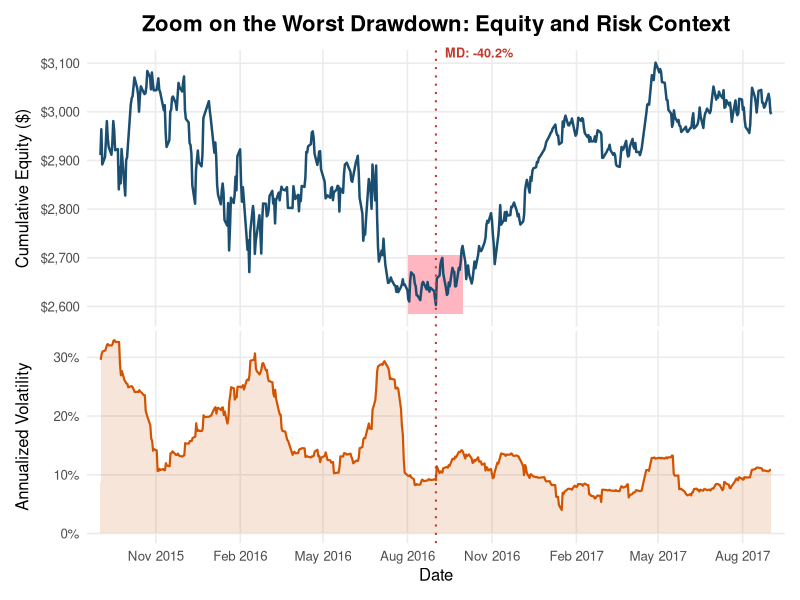

The R script that drew this image:
library(ggplot2)
library(dplyr)
library(readr)
library(scales)
library(patchwork)
library(zoo)

setwd("/Users/kamilkashif/Documents/University/Masters - DSiBA/Advanced Visualisation in R/Project")

df_ls <- read_csv("Data/df_EC_LS_MAIN.csv", show_col_types = FALSE) %>%
  mutate(
    Date = as.Date(Date),
    strategy = strategy * 1000,
    buy_n_hold = buy_n_hold * 1000
  )

df_perf <- df_ls %>%
  arrange(Date) %>%
  mutate(
    cummax_strategy = cummax(strategy),
    drawdown = strategy / cummax_strategy - 1,
    vol_21d = zoo::rollapply(strat_return, width = 21, FUN = sd, fill = NA, align = "right") * sqrt(252)
  )

max_dd_date <- df_perf$Date[which.min(df_perf$drawdown)]
max_dd_value <- min(df_perf$drawdown, na.rm = TRUE)
# Zoom window around max drawdown
zoom_start <- max_dd_date - 365
zoom_end <- max_dd_date + 365

trough_window_start <- max_dd_date - 30
trough_window_end <- max_dd_date + 30

df_zoom <- df_perf %>%
  filter(Date >= zoom_start & Date <= zoom_end)

# Calculate rectangle bounds for trough highlighting
trough_data <- df_zoom %>%
  filter(Date >= trough_window_start & Date <= trough_window_end)
trough_center <- trough_data$strategy[trough_data$Date == max_dd_date][1]
trough_range <- (max(trough_data$strategy, na.rm = TRUE) - min(trough_data$strategy, na.rm = TRUE)) * 0.5
trough_y_min <- trough_center - trough_range * 0.3
trough_y_max <- trough_center + trough_range * 1.7

p_equity_trades <- ggplot(df_zoom, aes(Date, strategy)) +
  geom_rect(
    aes(xmin = trough_window_start, xmax = trough_window_end, ymin = trough_y_min, ymax = trough_y_max),
    fill = "#FFB6C1",
    alpha = 0.3,
    inherit.aes = FALSE
  ) +
  geom_line(color = "#1B4F72", linewidth = 0.85) +
  geom_vline(xintercept = max_dd_date, linetype = "dotted", color = "#C0392B", linewidth = 0.7) +
  annotate(
    "text",
    x = max_dd_date + 10,
    y = max(df_zoom$strategy, na.rm = TRUE),
    label = paste0("MD: ", percent(max_dd_value, accuracy = 0.1)),
    hjust = 0,
    vjust = -0.5,
    size = 3.2,
    color = "#C0392B",
    fontface = "bold"
  ) +
  scale_y_continuous(
    labels = dollar_format(accuracy = 1),
    expand = expansion(mult = c(0.05, 0.05))
  ) +
  scale_x_date(
    date_breaks = "3 months",
    date_labels = "%b %Y",
    expand = expansion(mult = c(0.02, 0.02))
  ) +
  labs(
    title = "Zoom on the Worst Drawdown: Equity and Risk Context",
    x = NULL,
    y = "Cumulative Equity ($)"
  ) +
  coord_cartesian(clip = "off") +
  theme_minimal(base_size = 12) +
  theme(
    legend.position = "none",
    panel.grid.minor = element_blank(),
    plot.title = element_text(face = "bold", size = 16, hjust = 0.5, margin = margin(b = 10)),
    axis.title.y = element_text(margin = margin(r = 6)),
    axis.text.x = element_blank(),
    axis.ticks.x = element_blank(),
    plot.margin = margin(b = -5, t = 5.5, l = 5.5, r = 5.5)
  )

p_vol <- ggplot(df_zoom, aes(Date, vol_21d)) +
  geom_line(color = "#D35400", linewidth = 0.75) +
  geom_area(fill = "#D35400", alpha = 0.15) +
  geom_vline(xintercept = max_dd_date, linetype = "dotted", color = "#C0392B", linewidth = 0.7) +
  scale_y_continuous(
    labels = percent_format(accuracy = 1),
    expand = expansion(mult = c(0.05, 0.05))
  ) +
  scale_x_date(
    date_breaks = "3 months",
    date_labels = "%b %Y",
    expand = expansion(mult = c(0.02, 0.02))
  ) +
  labs(x = "Date", y = "Annualized Volatility") +
  theme_minimal(base_size = 12) +
  theme(
    panel.grid.minor = element_blank(),
    plot.margin = margin(t = -5, b = 5.5, l = 5.5, r = 5.5)
  )

fig2 <- p_equity_trades / p_vol + plot_layout(heights = c(1.3, 1))

ggsave("fig2.png", fig2, width = 10, height = 7, dpi = 300)